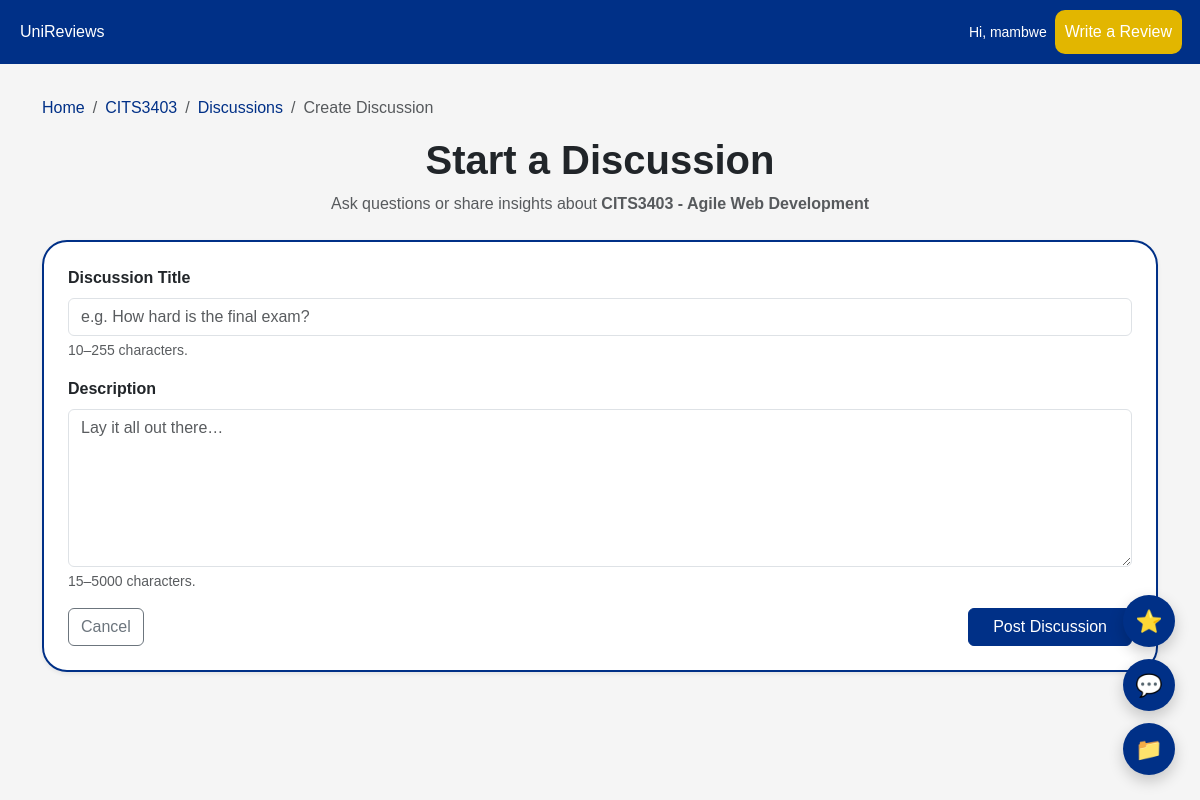
The page /CITS3403/create_discussion (signed in) on the database its author committed.
### app/models.py (models this page shows, shortened)
class User(db.Model):
    __tablename__ = "users"
    user_id = db.Column(db.Integer, primary_key=True)
    username = db.Column(
        db.String(20),
        unique=True,
        nullable=False
    )
    email = db.Column(
        db.String(120),
        unique=True,
        nullable=False
    )
    password_hash = db.Column(
        db.String(256),
        nullable=False
    )
    role = db.Column(
        db.Enum(UserRole),
        default=UserRole.STUDENT,
        nullable=False
    )
    recently_viewed_units = db.Column(db.JSON, default=list)
    recently_viewed_discussions = db.Column(db.JSON, default=list)
    recently_viewed_projects = db.Column(db.JSON, default=list)
    study_plan = db.Column(db.JSON, default=list)
    bookmarks = db.Column(db.JSON, default=list)
    reviews = db.relationship(
        "Review",
        back_populates="author",
        cascade="all, delete-orphan",
        order_by="desc(Review.created_at)"
    )
    discussions = db.relationship(
        "Discussion",
        back_populates="author",
        cascade="all, delete-orphan",
        order_by="desc(Discussion.created_at)"
    )
    comments = db.relationship(
        "Comment",
        back_populates="author",
        cascade="all, delete-orphan",
        order_by="desc(Comment.created_at)"
    )
    projects = db.relationship(
        "Project",
        back_populates="author",
        cascade="all, delete-orphan",
        order_by="desc(Project.created_at)"
    )

class Unit(db.Model):
    __tablename__ = "units"
    code = db.Column(
        db.String(16),
        primary_key=True
    )
    name = db.Column(
        db.String(255),
        nullable=False
    )
    level = db.Column(
        db.Integer,
        nullable=False
    )
    handbook_link = db.Column(db.String(500))
    tags = db.Column(db.JSON, default=list)
    prerequisites = db.Column(db.JSON, default=list)
    tips = db.Column(db.Text)
    reviews = db.relationship(
        "Review",
        back_populates="unit",
        cascade="all, delete-orphan",
        order_by="desc(Review.created_at)"
    )
    discussions = db.relationship(
        "Discussion",
        back_populates="unit",
        cascade="all, delete-orphan",
        order_by="desc(Discussion.created_at)"
    )
    projects = db.relationship(
        "Project",
        back_populates="unit",
        cascade="all, delete-orphan",
        order_by="desc(Project.created_at)"
    )

### app/routes.py (the view)
@main.route("/<unit_code>/create_discussion", methods=["GET"])
def create_discussion_page(unit_code):
    unit = Unit.query.get_or_404(unit_code)
    if not get_current_user():
        flash("You must be logged in to start a discussion.", "error")
        return redirect(url_for("main.login"))
    return render_template(
        "create_discussion.html",
        unit=unit
    )

### app/routes.py (called while the page is built)
@main.context_processor
def inject_globals():
    return dict(
        current_user_id=get_current_user(),
        current_user=get_current_user_obj()
    )

def get_current_user():
    return session.get("user_id")

def get_current_user_obj():
    user_id = get_current_user()
    if not user_id:
        return None
    return User.query.get(get_current_user())

### app/templates/create_discussion.html (shortened to what this page needs)
{% extends "base.html" %}
{% block styles %}
<link href="{{ url_for('static', filename='css/create_discussion.css') }}" rel="stylesheet">
{% endblock %}
{% block content %}
<div class="container mt-5 pt-5">
    <nav aria-label="breadcrumb">
        <ol class="breadcrumb">
            <li class="breadcrumb-item"><a href="{{ url_for('main.index') }}">Home</a></li>
            <li class="breadcrumb-item">
                <a href="{{ url_for('main.unit_page', code=unit.code) }}">{{ unit.code }}</a>
            </li>
            <li class="breadcrumb-item">
                <a href="{{ url_for('main.unit_discussions', unit_code=unit.code) }}">Discussions</a>
            </li>
            <li class="breadcrumb-item active">Create Discussion</li>
        </ol>
    </nav>
    <div class="text-center mb-4">
        <h1 class="fw-bold">Start a Discussion</h1>
        <p class="text-muted">
            Ask questions or share insights about
            <strong>{{ unit.code }} - {{ unit.name }}</strong>
        </p>
    </div>
    <div class="card shadow-sm p-4 mb-5">
        <form method="POST" action="{{ url_for('main.create_discussion', unit_code=unit.code) }}">
            <div class="mb-3">
                <label for="title" class="form-label fw-semibold">Discussion Title</label>
                <input
                    type="text"
                    class="form-control"
                    id="title"
                    name="title"
                    maxlength="255"
                    minlength="10"
                    placeholder="e.g. How hard is the final exam?"
                    value="{{ request.form.get('title', '') }}"
                    required>
                <div class="form-text">10–255 characters.</div>
            </div>
            <div class="mb-3">
                <label for="body" class="form-label fw-semibold">Description</label>
                <textarea
                    class="form-control"
                    id="body"
                    name="body"
                    rows="6"
                    maxlength="5000"
                    minlength="15"
                    placeholder="Lay it all out there…"
                    required>{{ request.form.get('body', '') }}</textarea>
                <div class="form-text">15–5000 characters.</div>
            </div>
            <div class="d-flex justify-content-between">
                <a href="{{ url_for('main.unit_discussions', unit_code=unit.code) }}"
                   class="btn btn-outline-secondary">
                    Cancel
                </a>
                <button type="submit" class="btn btn-primary px-4">
                    Post Discussion
                </button>
            </div>
        </form>
    </div>
</div>
{% endblock %}

### app/templates/partials/header.html
<header>
    <div class="nav-bar">
        <div class="company-name">
            <a href="{{ url_for('main.index') }}">UniReviews</a>
        </div>
        <div class="d-flex align-items-center gap-2 me-2">
            {% if current_user_id %}
                <span class="text-white small">Hi, {{ current_user.username }}</span>
            {% endif %}
            <a href="{{ url_for('main.create_review', unit_code='CITS3403') }}">
                <button>Write a Review</button>
            </a>
        </div>
    </div>
</header>

### app/static/css/header.css (style rules this page uses)
.nav-bar { background-color: rgb(0, 48, 135); display: flex; justify-content: flex-end; align-items: center; padding: 10px 0px; position: fixed; width: 100%; top: 0; z-index: 1000; }
.company-name { margin-left: 20px; margin-right: auto; }
.company-name a { color: white; text-decoration: none; }
.nav-bar button { background-color: rgb(226, 182, 0); color: white; border: none; border-radius: 10px; padding: 10px; margin-right: 10px; cursor: pointer; }

### app/static/css/create_discussion.css (style rules this page uses)
body { background-color: rgb(245, 245, 245); font-family: Arial, Helvetica, sans-serif; }
.breadcrumb-item a { text-decoration: none; color: rgb(0, 48, 135); }
.card { border-radius: 25px; border: 2px solid rgba(0, 48, 135); background-color: white; transition: 0.2s; }
.btn-primary { background-color: rgb(0, 48, 135); border-color: rgb(0, 48, 135); }
.mb-5 { margin-bottom: 3rem !important; }

### rows shown on the page
User: username "mambwe"
Unit: code "CITS3403", name "Agile Web Development"
